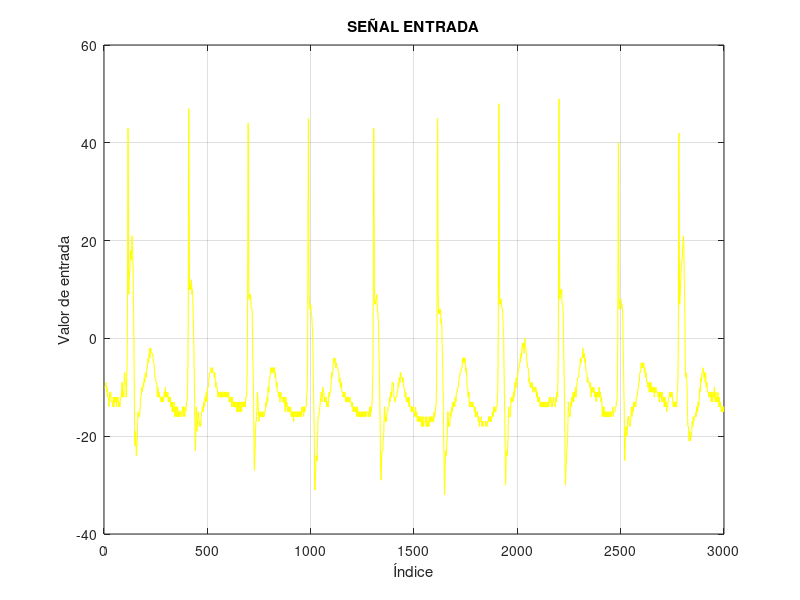
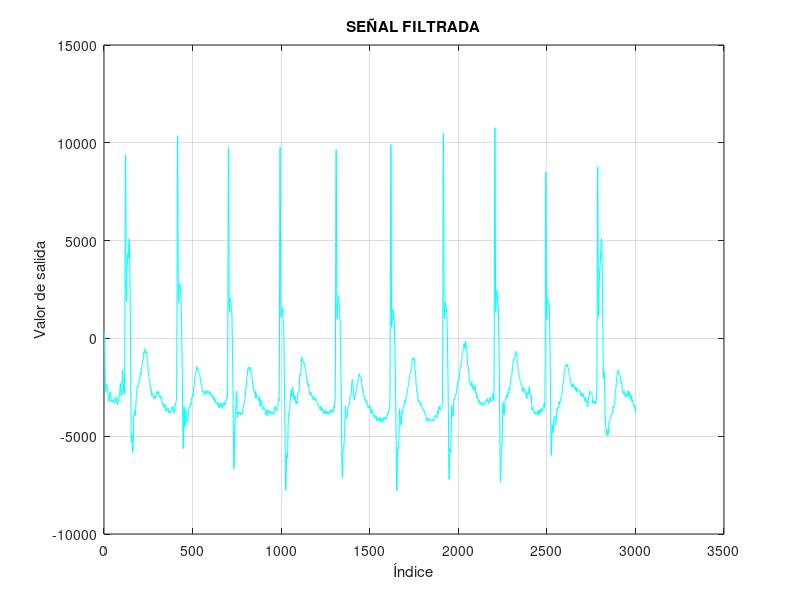

Source code (MATLAB) for these figures, in order:
# ---------------------------------------------------------------------------------------------------------------------------------------------------------------------------------------------------------------------------------------------------------------------------------------------------------------------------------
# SEÑAL DE ENTRADA Y SALIDA .TXT PARA VHDL
# ---------------------------------------------------------------------------------------------------------------------------------------------------------------------------------------------------------------------------------------------------------------------------------------------------------------------------------

# ------------------------------------------------ SEÑAL DE ENTRADA ----------------------------------------------------------------------------------------------------------------------------------------------------------------------------------------------


input=[

-10
-10
-10
-10
-10
-10
-10
-10
-10
-9
-10
-10
-11
-10
-10
-11
-12
-12
-12
-12
-12
-12
-13
-14
-13
-12
-11
-11
-12
-12
-11
-11
-11
-12
-13
-13
-13
-13
-13
-13
-13
-13
-14
-13
-12
-13
-14
-14
-13
-13
-13
-12
-13
-13
-12
-12
-13
-12
-14
-14
-13
-13
-12
-13
-13
-13
-12
-12
-13
-13
-14
-14
-14
-13
-13
-13
-14
-13
-12
-12
-12
-12
-12
-12
-11
-10
-9
-9
-10
-12
-11
-11
-12
-11
-12
-12
-10
-8
-7
-7
-7
-8
-9
-9
-9
-10
-12
-12
-10
-8
-6
-4
0
11
29
43
41
27
14
9
10
12
13
14
14
15
16
17
18
18
17
16
17
19
20
21
20
19
17
16
13
10
6
3
-2
-7
-13
-18
-21
-22
-20
-19
-20
-21
-22
-24
-24
-23
-22
-21
-21
-19
-17
-16
-15
-16
-16
-16
-16
-16
-16
-16
-15
-15
-14
-13
-12
-12
-12
-12
-11
-10
-10
-10
-11
-10
-10
-10
-10
-10
-9
-10
-9
-9
-8
-9
-9
-8
-8
-7
-7
-7
-8
-8
-7
-7
-6
-6
-6
-6
-5
-5
-4
-4
-5
-5
-4
-3
-3
-3
-2
-4
-3
-3
-2
-2
-2
-3
-3
-3
-3
-3
-3
-3
-3
-3
-4
-4
-5
-5
-5
-5
-6
-6
-7
-8
-8
-8
-8
-8
-9
-9
-9
-9
-9
-10
-10
-12
-11
-10
-10
-11
-12
-12
-12
-12
-11
-11
-12
-12
-12
-12
-12
-12
-13
-13
-12
-12
-12
-12
-13
-13
-12
-12
-12
-12
-12
-13
-12
-12
-11
-11
-11
-12
-12
-11
-10
-11
-12
-12
-12
-11
-11
-11
-12
-12
-12
-12
-11
-12
-13
-13
-12
-12
-12
-12
-13
-13
-13
-12
-12
-13
-14
-14
-14
-13
-13
-14
-14
-15
-15
-13
-14
-14
-14
-15
-14
-14
-13
-14
-15
-16
-15
-15
-14
-15
-15
-16
-15
-15
-14
-14
-16
-15
-15
-14
-14
-15
-16
-15
-16
-15
-15
-15
-16
-16
-16
-15
-15
-15
-15
-16
-15
-15
-15
-15
-15
-15
-15
-14
-14
-14
-16
-15
-15
-14
-14
-15
-15
-16
-16
-15
-15
-14
-15
-15
-14
-14
-13
-13
-13
-13
-12
-10
-8
-5
0
12
32
47
45
30
16
10
10
11
10
11
10
10
10
12
12
11
10
9
10
9
9
8
6
4
2
0
-2
-5
-8
-11
-14
-18
-21
-23
-22
-20
-17
-14
-14
-16
-17
-19
-18
-18
-17
-16
-15
-15
-15
-16
-16
-17
-17
-18
-18
-17
-17
-17
-17
-18
-17
-16
-16
-15
-15
-15
-15
-14
-14
-14
-15
-14
-15
-13
-13
-14
-14
-14
-14
-13
-12
-12
-13
-13
-13
-11
-11
-12
-12
-13
-11
-11
-10
-10
-10
-10
-10
-9
-8
-8
-8
-8
-7
-7
-7
-7
-7
-7
-6
-6
-6
-6
-6
-7
-7
-6
-6
-6
-7
-7
-7
-7
-7
-7
-8
-8
-8
-7
-8
-8
-9
-10
-9
-9
-9
-10
-10
-10
-10
-10
-10
-11
-12
-11
-11
-11
-11
-11
-12
-12
-11
-11
-12
-12
-12
-12
-11
-11
-11
-11
-12
-12
-11
-11
-11
-11
-12
-12
-11
-11
-11
-11
-11
-12
-11
-11
-11
-11
-12
-12
-11
-11
-11
-11
-12
-12
-11
-11
-11
-12
-12
-12
-12
-12
-11
-12
-12
-13
-12
-12
-12
-12
-13
-13
-13
-12
-12
-12
-13
-14
-13
-13
-12
-13
-13
-14
-14
-13
-13
-13
-14
-14
-14
-13
-13
-14
-14
-14
-14
-13
-13
-14
-14
-15
-15
-14
-13
-14
-14
-15
-15
-14
-13
-14
-15
-14
-14
-13
-13
-14
-15
-15
-14
-13
-14
-14
-15
-15
-14
-13
-13
-14
-14
-14
-14
-13
-13
-14
-14
-14
-14
-13
-13
-13
-13
-14
-13
-12
-12
-12
-12
-12
-10
-8
-6
-2
9
26
44
44
29
14
8
8
9
9
9
8
8
8
9
8
8
7
6
6
6
6
5
2
0
-3
-6
-8
-10
-14
-17
-22
-26
-27
-26
-24
-23
-21
-19
-18
-17
-17
-17
-16
-15
-14
-13
-11
-11
-12
-13
-14
-15
-16
-16
-17
-16
-16
-15
-15
-16
-16
-16
-16
-15
-15
-16
-16
-16
-15
-15
-16
-16
-16
-16
-16
-15
-16
-16
-16
-16
-15
-15
-15
-15
-15
-15
-14
-13
-14
-14
-14
-13
-13
-12
-12
-13
-13
-12
-10
-11
-10
-11
-10
-9
-8
-8
-8
-8
-8
-7
-7
-6
-6
-6
-7
-6
-6
-6
-6
-7
-7
-7
-6
-6
-6
-6
-7
-6
-7
-6
-7
-7
-8
-8
-7
-8
-9
-9
-10
-10
-10
-9
-10
-11
-11
-11
-11
-11
-11
-12
-12
-11
-11
-11
-11
-13
-13
-12
-12
-12
-11
-12
-12
-12
-12
-12
-12
-13
-13
-13
-12
-13
-13
-13
-13
-13
-12
-12
-12
-14
-15
-14
-14
-13
-12
-13
-14
-13
-13
-13
-13
-14
-15
-15
-15
-14
-14
-14
-15
-15
-15
-14
-15
-15
-15
-15
-15
-14
-15
-16
-16
-16
-16
-15
-16
-16
-16
-15
-15
-15
-15
-16
-17
-16
-15
-15
-15
-15
-16
-16
-15
-15
-15
-16
-16
-15
-16
-15
-15
-16
-16
-16
-16
-15
-15
-16
-16
-15
-16
-15
-15
-16
-16
-16
-15
-15
-16
-16
-16
-16
-15
-14
-14
-15
-15
-15
-14
-14
-14
-15
-16
-15
-15
-14
-15
-15
-15
-15
-14
-14
-14
-14
-14
-13
-12
-12
-11
-10
-9
-5
3
18
36
45
36
20
10
8
8
7
6
6
6
7
7
6
6
5
5
5
4
3
2
2
0
-2
-5
-9
-11
-14
-16
-19
-23
-28
-31
-31
-30
-29
-27
-26
-25
-24
-25
-25
-24
-25
-23
-21
-19
-17
-16
-16
-16
-16
-16
-15
-15
-15
-14
-14
-13
-13
-12
-12
-11
-11
-11
-11
-12
-13
-12
-11
-11
-10
-10
-11
-11
-11
-11
-12
-12
-13
-13
-13
-12
-12
-12
-13
-12
-12
-13
-13
-14
-14
-13
-13
-13
-13
-14
-14
-13
-12
-12
-11
-12
-12
-11
-11
-11
-11
-11
-11
-10
-9
-8
-7
-8
-8
-8
-7
-7
-7
-6
-5
-5
-4
-4
-4
-5
-5
-5
-5
-4
-5
-5
-6
-5
-5
-5
-5
-6
-6
-6
-6
-6
-6
-6
-7
-7
-7
-7
-8
-9
-9
-9
-9
-8
-9
-10
-10
-10
-9
-10
-9
-10
-11
-11
-11
-11
-11
-12
-12
-12
-11
-11
-11
-12
-12
-12
-11
-11
-12
-12
-13
-12
-12
-12
-12
-13
-13
-13
-12
-12
-12
-13
-13
-13
-12
-13
-13
-13
-13
-13
-12
-12
-13
-13
-13
-13
-13
-13
-13
-14
-14
-14
-14
-13
-14
-14
-15
-14
-14
-14
-14
-15
-15
-15
-14
-14
-15
-15
-15
-15
-14
-14
-14
-15
-16
-15
-15
-14
-14
-16
-16
-15
-15
-15
-15
-16
-16
-16
-15
-15
-16
-16
-16
-15
-15
-15
-15
-16
-16
-16
-16
-15
-15
-16
-16
-16
-15
-15
-15
-16
-16
-16
-15
-15
-16
-16
-16
-16
-15
-15
-15
-16
-16
-15
-15
-15
-15
-15
-15
-15
-15
-15
-15
-16
-15
-16
-15
-14
-15
-16
-16
-15
-14
-14
-14
-15
-14
-14
-13
-12
-10
-9
-7
-1
11
30
43
42
27
14
8
7
7
7
7
7
8
8
8
8
9
9
8
7
6
6
5
5
4
3
1
-2
-4
-7
-8
-11
-14
-17
-21
-25
-27
-29
-28
-27
-25
-24
-23
-23
-23
-23
-23
-22
-21
-20
-20
-19
-17
-16
-14
-14
-15
-16
-17
-16
-16
-17
-16
-17
-17
-16
-15
-15
-15
-15
-15
-14
-14
-14
-14
-14
-14
-13
-13
-12
-12
-13
-12
-12
-12
-11
-12
-11
-12
-11
-10
-9
-9
-9
-9
-9
-9
-9
-10
-11
-12
-12
-12
-12
-13
-13
-13
-12
-12
-12
-12
-12
-12
-12
-11
-11
-11
-11
-11
-10
-10
-9
-10
-10
-9
-9
-8
-9
-8
-9
-8
-7
-8
-7
-8
-8
-8
-8
-8
-8
-8
-8
-9
-8
-8
-9
-9
-10
-10
-10
-10
-10
-11
-11
-12
-11
-11
-11
-11
-12
-13
-13
-12
-12
-13
-13
-13
-13
-13
-12
-13
-13
-14
-14
-12
-13
-13
-14
-14
-14
-14
-14
-14
-15
-15
-14
-14
-14
-14
-15
-15
-14
-14
-14
-14
-15
-15
-15
-15
-15
-16
-16
-16
-15
-15
-14
-16
-15
-16
-16
-15
-16
-16
-17
-16
-16
-16
-16
-16
-17
-17
-17
-16
-16
-16
-17
-17
-16
-16
-16
-17
-17
-17
-18
-17
-16
-17
-17
-18
-17
-16
-16
-17
-18
-17
-17
-17
-17
-17
-17
-17
-17
-16
-17
-17
-18
-18
-17
-17
-16
-17
-17
-18
-17
-17
-17
-17
-18
-17
-18
-16
-16
-17
-17
-17
-17
-17
-17
-16
-17
-17
-17
-16
-16
-17
-17
-17
-17
-16
-16
-16
-16
-17
-16
-15
-15
-16
-16
-16
-15
-15
-14
-14
-14
-14
-12
-9
-6
0
13
33
45
41
23
10
5
5
6
6
6
5
6
5
6
6
6
5
4
3
3
4
3
2
-1
-3
-4
-6
-9
-11
-15
-18
-21
-24
-28
-31
-32
-30
-28
-26
-24
-23
-23
-23
-24
-23
-22
-22
-21
-20
-17
-15
-15
-15
-16
-18
-17
-17
-18
-18
-18
-18
-17
-16
-15
-16
-16
-16
-16
-15
-15
-14
-15
-15
-15
-14
-13
-14
-14
-14
-13
-13
-13
-13
-13
-14
-13
-12
-12
-12
-12
-13
-12
-11
-11
-11
-11
-11
-10
-10
-10
-10
-10
-10
-9
-9
-8
-8
-8
-8
-7
-7
-7
-7
-7
-7
-7
-6
-6
-6
-6
-6
-5
-4
-4
-4
-5
-5
-4
-4
-4
-4
-5
-4
-4
-4
-5
-5
-6
-7
-7
-6
-7
-8
-9
-10
-10
-10
-10
-11
-12
-11
-12
-11
-11
-12
-14
-13
-13
-13
-13
-13
-13
-14
-14
-13
-13
-13
-14
-14
-14
-14
-14
-13
-14
-14
-14
-14
-14
-14
-15
-15
-15
-14
-14
-16
-15
-15
-15
-15
-15
-15
-16
-16
-16
-15
-16
-16
-16
-17
-16
-16
-16
-17
-18
-17
-17
-17
-17
-17
-17
-17
-17
-16
-17
-17
-17
-18
-17
-17
-17
-17
-18
-17
-17
-17
-17
-17
-17
-17
-17
-17
-17
-17
-17
-18
-17
-17
-17
-17
-17
-17
-18
-17
-17
-17
-17
-17
-17
-16
-16
-16
-17
-16
-16
-16
-16
-17
-17
-17
-16
-16
-17
-17
-16
-16
-16
-15
-15
-15
-16
-16
-16
-14
-14
-14
-15
-15
-15
-15
-14
-15
-15
-15
-15
-15
-14
-14
-14
-14
-14
-13
-12
-11
-8
-4
5
21
41
48
37
20
9
7
8
8
7
7
7
8
8
7
7
6
6
6
6
6
5
3
2
1
0
-4
-7
-10
-13
-15
-19
-23
-27
-30
-29
-27
-24
-23
-23
-24
-24
-24
-23
-22
-22
-20
-17
-15
-14
-14
-16
-16
-16
-16
-16
-16
-16
-16
-15
-13
-12
-13
-13
-13
-13
-12
-12
-12
-12
-13
-12
-11
-11
-12
-12
-12
-10
-10
-11
-9
-10
-10
-9
-9
-9
-8
-10
-9
-9
-8
-8
-8
-7
-7
-7
-6
-6
-6
-6
-6
-5
-5
-5
-5
-4
-5
-4
-3
-3
-3
-4
-3
-2
-2
-1
-1
-2
-2
-1
-1
-1
-1
-3
-2
-2
-1
0
0
-2
-2
-2
-2
-2
-3
-3
-4
-5
-5
-5
-6
-6
-6
-6
-6
-7
-7
-8
-9
-8
-9
-9
-9
-10
-10
-10
-9
-10
-10
-10
-10
-9
-9
-9
-10
-10
-11
-11
-10
-10
-10
-10
-10
-10
-10
-10
-11
-11
-11
-10
-10
-10
-10
-11
-12
-12
-11
-11
-11
-12
-13
-13
-12
-12
-12
-12
-13
-13
-12
-13
-13
-14
-14
-13
-13
-13
-13
-13
-14
-13
-13
-14
-13
-14
-14
-14
-14
-13
-14
-14
-14
-14
-13
-13
-14
-14
-14
-14
-14
-14
-13
-14
-14
-14
-13
-13
-13
-14
-14
-13
-13
-13
-13
-14
-13
-13
-12
-13
-13
-13
-13
-13
-13
-13
-12
-14
-14
-14
-13
-13
-13
-14
-13
-13
-13
-12
-12
-13
-13
-13
-13
-13
-13
-13
-14
-13
-12
-12
-12
-13
-13
-12
-11
-11
-11
-11
-12
-9
-6
-2
8
26
45
49
35
18
9
8
9
10
10
10
9
10
10
10
10
8
7
7
7
7
6
4
2
-1
-4
-6
-9
-12
-16
-20
-25
-28
-30
-29
-27
-26
-25
-24
-23
-23
-22
-22
-21
-19
-17
-14
-13
-14
-15
-15
-15
-15
-16
-16
-16
-15
-14
-13
-13
-13
-14
-13
-12
-12
-12
-12
-13
-13
-11
-11
-12
-13
-13
-12
-11
-11
-11
-12
-12
-11
-10
-10
-10
-12
-11
-10
-10
-10
-9
-9
-9
-8
-8
-8
-8
-8
-8
-7
-7
-6
-6
-6
-6
-5
-4
-4
-5
-5
-5
-4
-4
-4
-4
-4
-4
-3
-2
-3
-3
-3
-4
-3
-3
-3
-4
-4
-5
-5
-4
-5
-6
-6
-7
-7
-7
-7
-7
-8
-9
-8
-8
-8
-9
-9
-9
-9
-9
-9
-9
-10
-10
-10
-9
-10
-10
-11
-12
-11
-10
-10
-11
-10
-11
-11
-10
-11
-11
-11
-11
-11
-10
-11
-11
-12
-12
-12
-11
-11
-12
-12
-13
-13
-12
-11
-12
-11
-12
-11
-11
-11
-12
-12
-11
-11
-10
-10
-10
-12
-12
-12
-11
-11
-12
-12
-13
-12
-12
-12
-13
-14
-16
-15
-14
-14
-14
-15
-16
-15
-15
-14
-15
-16
-16
-16
-15
-15
-16
-16
-16
-16
-15
-15
-16
-16
-16
-16
-15
-16
-16
-16
-16
-15
-15
-15
-16
-16
-16
-16
-15
-15
-15
-15
-16
-16
-16
-15
-15
-15
-15
-15
-15
-14
-15
-16
-16
-15
-15
-15
-15
-15
-15
-15
-15
-14
-14
-14
-14
-14
-13
-13
-13
-13
-12
-10
-7
-1
12
30
40
33
17
8
6
6
8
8
8
8
8
8
8
8
7
6
7
7
7
6
6
4
2
-1
-4
-6
-9
-12
-14
-19
-24
-25
-23
-21
-19
-19
-19
-18
-19
-19
-19
-20
-20
-19
-18
-17
-17
-16
-17
-17
-16
-17
-17
-18
-18
-18
-18
-18
-17
-17
-17
-16
-15
-14
-15
-15
-16
-15
-14
-14
-14
-15
-15
-14
-13
-13
-13
-14
-14
-14
-13
-13
-13
-13
-14
-13
-12
-12
-12
-12
-12
-12
-11
-11
-11
-10
-10
-10
-9
-9
-9
-9
-9
-7
-7
-7
-7
-7
-7
-6
-5
-6
-6
-6
-6
-6
-5
-5
-6
-6
-6
-6
-5
-5
-6
-6
-7
-6
-6
-7
-7
-7
-8
-8
-7
-8
-8
-9
-9
-9
-9
-9
-10
-10
-10
-10
-9
-10
-10
-11
-10
-10
-9
-9
-10
-11
-10
-10
-9
-10
-10
-11
-10
-10
-10
-10
-11
-11
-11
-10
-10
-10
-11
-11
-12
-11
-10
-10
-11
-11
-11
-11
-10
-11
-11
-11
-11
-11
-11
-11
-11
-11
-12
-11
-11
-11
-11
-12
-13
-12
-11
-11
-12
-12
-12
-12
-11
-11
-12
-12
-13
-12
-11
-12
-12
-12
-13
-13
-12
-12
-13
-13
-14
-13
-12
-12
-12
-14
-14
-13
-13
-13
-13
-14
-15
-14
-14
-14
-14
-14
-13
-13
-12
-12
-12
-12
-12
-12
-11
-11
-11
-11
-12
-12
-11
-12
-11
-12
-12
-12
-11
-12
-12
-13
-13
-14
-14
-13
-13
-14
-14
-13
-13
-13
-13
-14
-14
-13
-13
-13
-13
-14
-14
-13
-12
-11
-11
-10
-8
-5
1
16
35
42
30
15
7
7
8
9
10
11
12
13
14
15
15
16
16
17
18
19
19
19
21
20
20
18
14
12
10
8
3
-2
-7
-8
-7
-7
-7
-7
-8
-9
-10
-11
-14
-16
-18
-18
-18
-18
-19
-20
-21
-20
-19
-19
-19
-20
-20
-21
-20
-20
-20
-20
-20
-19
-18
-17
-17
-17
-18
-17
-16
-17
-17
-17
-17
-16
-16
-16
-16
-16
-16
-16
-16
-15
-16
-15
-15
-14
-14
-15
-14
-15
-15
-14
-13
-14
-14
-14
-13
-12
-11
-11
-10
-11
-11
-10
-9
-8
-8
-8
-9
-8
-7
-7
-7
-7
-7
-7
-6
-7
-7
-7
-8
-8
-7
-7
-8
-8
-9
-8
-7
-8
-9
-10
-10
-9
-9
-9
-10
-11
-11
-11
-11
-11
-11
-12
-12
-11
-11
-11
-11
-11
-12
-12
-11
-12
-12
-13
-12
-12
-11
-12
-12
-12
-13
-12
-11
-11
-12
-12
-12
-12
-10
-11
-11
-12
-13
-12
-11
-11
-11
-12
-13
-13
-12
-12
-13
-13
-13
-12
-11
-12
-13
-13
-14
-13
-12
-13
-13
-13
-14
-13
-13
-14
-14
-14
-15
-14
-14
-14
-14
-15
-15
-15
-14
-14
-14
-15
-14
-14

];


figure(1)
plot(input, 'yellow', 'LineWidth', 0.75);
title('SEÑAL ENTRADA');
xlabel('Índice');
ylabel('Valor de entrada');
grid on;

# ------------------------------------------------ SEÑAL DE SALIDA -------------------------------------------------------------------------------------------------------------------------------------------------------------------------------------------------------------------------------------------------------------------------------

output=[

150
280
210
-170
-830
-1610
-2270
-2650
-2720
-2605
-2453
-2433
-2387
-2361
-2369
-2397
-2425
-2462
-2515
-2593
-2691
-2815
-2902
-2934
-2937
-2982
-3092
-3204
-3222
-3131
-2988
-2851
-2771
-2749
-2742
-2724
-2725
-2778
-2900
-3057
-3176
-3221
-3200
-3174
-3194
-3223
-3216
-3184
-3166
-3177
-3217
-3280
-3307
-3282
-3209
-3128
-3072
-3061
-3028
-2986
-2997
-3062
-3168
-3269
-3299
-3246
-3179
-3131
-3084
-3074
-3046
-3013
-3022
-3100
-3238
-3360
-3395
-3356
-3305
-3270
-3238
-3205
-3140
-3049
-2967
-2937
-2949
-2945
-2834
-2609
-2395
-2278
-2287
-2429
-2611
-2749
-2846
-2915
-2948
-2904
-2739
-2416
-2039
-1749
-1623
-1686
-1836
-2004
-2205
-2448
-2694
-2854
-2873
-2795
-2685
-2363
-1299
953
4192
7426
9391
9342
7491
4870
2760
1894
2123
2760
3264
3542
3750
3990
4201
4287
4247
4144
4130
4281
4583
4899
5094
5071
4839
4439
3930
3314
2600
1740
698
-548
-1950
-3354
-4486
-5158
-5335
-5177
-4956
-4918
-5122
-5461
-5739
-5837
-5766
-5569
-5284
-4926
-4548
-4184
-3898
-3745
-3731
-3808
-3897
-3945
-3955
-3930
-3885
-3775
-3598
-3378
-3176
-3035
-2945
-2868
-2770
-2656
-2547
-2474
-2457
-2475
-2506
-2491
-2455
-2417
-2395
-2358
-2284
-2218
-2168
-2146
-2128
-2081
-1996
-1871
-1779
-1742
-1791
-1852
-1858
-1795
-1685
-1569
-1489
-1439
-1359
-1243
-1148
-1098
-1097
-1105
-1090
-980
-840
-712
-670
-705
-750
-728
-652
-570
-524
-535
-621
-700
-753
-760
-732
-704
-696
-721
-794
-910
-1027
-1130
-1195
-1230
-1282
-1392
-1547
-1729
-1865
-1943
-1980
-2012
-2050
-2098
-2151
-2166
-2200
-2295
-2440
-2578
-2640
-2629
-2593
-2592
-2680
-2813
-2923
-2932
-2867
-2799
-2784
-2824
-2868
-2906
-2950
-2988
-3032
-3072
-3057
-3004
-2967
-2967
-3004
-3057
-3072
-3017
-2960
-2929
-2953
-3007
-3027
-2962
-2855
-2768
-2748
-2765
-2778
-2747
-2701
-2683
-2723
-2800
-2857
-2851
-2789
-2733
-2761
-2830
-2874
-2883
-2884
-2910
-2966
-3034
-3050
-3017
-2967
-2954
-3011
-3080
-3095
-3061
-3035
-3075
-3179
-3294
-3360
-3346
-3287
-3296
-3370
-3468
-3528
-3507
-3444
-3402
-3425
-3460
-3470
-3416
-3354
-3369
-3473
-3603
-3707
-3707
-3662
-3611
-3634
-3701
-3722
-3681
-3616
-3576
-3597
-3625
-3621
-3587
-3543
-3543
-3614
-3731
-3783
-3776
-3727
-3717
-3763
-3829
-3855
-3827
-3758
-3699
-3677
-3698
-3723
-3726
-3698
-3682
-3675
-3666
-3613
-3536
-3485
-3503
-3572
-3633
-3649
-3600
-3523
-3512
-3586
-3734
-3823
-3825
-3756
-3667
-3612
-3577
-3545
-3475
-3378
-3307
-3268
-3262
-3228
-3179
-3147
-2834
-1624
949
4583
8171
10361
10350
8377
5493
3055
1871
1813
2164
2410
2486
2542
2662
2766
2787
2716
2566
2429
2349
2309
2202
1955
1577
1111
610
62
-509
-1145
-1882
-2746
-3692
-4606
-5319
-5638
-5453
-4878
-4162
-3648
-3502
-3714
-4094
-4431
-4550
-4430
-4166
-3895
-3688
-3617
-3643
-3767
-3949
-4131
-4263
-4328
-4305
-4254
-4215
-4208
-4222
-4222
-4152
-4008
-3860
-3737
-3655
-3592
-3536
-3476
-3473
-3496
-3510
-3488
-3428
-3345
-3312
-3347
-3407
-3396
-3316
-3166
-3075
-3063
-3067
-3050
-2976
-2897
-2851
-2877
-2932
-2935
-2844
-2671
-2524
-2459
-2438
-2416
-2325
-2211
-2080
-1969
-1886
-1826
-1776
-1740
-1715
-1701
-1676
-1625
-1532
-1453
-1437
-1481
-1553
-1593
-1580
-1547
-1526
-1541
-1597
-1661
-1701
-1715
-1755
-1804
-1862
-1882
-1864
-1868
-1925
-2035
-2157
-2242
-2277
-2279
-2301
-2344
-2393
-2418
-2434
-2479
-2561
-2667
-2745
-2756
-2722
-2700
-2716
-2758
-2800
-2807
-2805
-2827
-2867
-2904
-2917
-2858
-2754
-2695
-2708
-2760
-2813
-2813
-2760
-2723
-2723
-2760
-2813
-2828
-2773
-2716
-2685
-2694
-2735
-2747
-2722
-2716
-2736
-2775
-2813
-2813
-2760
-2723
-2723
-2760
-2798
-2800
-2767
-2746
-2761
-2832
-2909
-2942
-2903
-2864
-2857
-2900
-2956
-2984
-2979
-2960
-2967
-3026
-3095
-3123
-3067
-3005
-2984
-3043
-3140
-3211
-3206
-3144
-3110
-3138
-3223
-3294
-3301
-3270
-3249
-3277
-3311
-3339
-3333
-3300
-3302
-3340
-3377
-3377
-3325
-3259
-3266
-3372
-3488
-3559
-3535
-3441
-3377
-3404
-3467
-3516
-3522
-3476
-3436
-3438
-3434
-3400
-3335
-3288
-3319
-3414
-3508
-3513
-3454
-3392
-3404
-3482
-3544
-3528
-3431
-3317
-3281
-3312
-3362
-3377
-3340
-3287
-3287
-3340
-3392
-3405
-3346
-3257
-3211
-3217
-3231
-3218
-3155
-3079
-3038
-3022
-3009
-3032
-3053
-2895
-1964
293
3705
7235
9554
9766
7965
5156
2692
1430
1363
1754
2031
2070
2037
2040
2051
2007
1890
1730
1624
1580
1562
1458
1182
686
54
-624
-1262
-1870
-2568
-3458
-4494
-5513
-6298
-6676
-6609
-6215
-5645
-5090
-4659
-4369
-4199
-4105
-4048
-3921
-3672
-3335
-2993
-2756
-2690
-2811
-3065
-3394
-3699
-3921
-4045
-4052
-3968
-3853
-3767
-3762
-3813
-3865
-3865
-3828
-3790
-3788
-3806
-3814
-3806
-3788
-3775
-3815
-3872
-3903
-3894
-3853
-3841
-3866
-3887
-3880
-3834
-3758
-3692
-3682
-3666
-3621
-3539
-3448
-3383
-3365
-3361
-3317
-3223
-3115
-3065
-3062
-3065
-3002
-2876
-2739
-2627
-2551
-2489
-2383
-2221
-2059
-1963
-1924
-1920
-1875
-1759
-1629
-1533
-1491
-1494
-1499
-1487
-1481
-1503
-1562
-1631
-1674
-1631
-1562
-1488
-1468
-1494
-1537
-1560
-1569
-1614
-1680
-1744
-1811
-1846
-1899
-1976
-2122
-2268
-2369
-2400
-2389
-2407
-2472
-2563
-2645
-2690
-2721
-2744
-2788
-2828
-2798
-2732
-2702
-2740
-2843
-2989
-3068
-3046
-2963
-2871
-2822
-2847
-2875
-2893
-2920
-2975
-3024
-3082
-3117
-3127
-3122
-3136
-3162
-3186
-3138
-3033
-2956
-2986
-3126
-3331
-3479
-3485
-3376
-3233
-3136
-3136
-3169
-3173
-3174
-3190
-3274
-3429
-3581
-3632
-3598
-3521
-3480
-3491
-3542
-3590
-3615
-3610
-3624
-3635
-3631
-3607
-3588
-3599
-3692
-3796
-3873
-3900
-3896
-3869
-3859
-3849
-3799
-3713
-3658
-3678
-3781
-3893
-3948
-3893
-3781
-3693
-3671
-3721
-3774
-3776
-3758
-3735
-3745
-3783
-3812
-3802
-3762
-3737
-3768
-3841
-3880
-3865
-3843
-3788
-3768
-3790
-3799
-3787
-3762
-3752
-3781
-3819
-3829
-3806
-3788
-3790
-3843
-3908
-3899
-3804
-3654
-3548
-3523
-3549
-3568
-3540
-3493
-3472
-3531
-3628
-3699
-3709
-3660
-3619
-3609
-3628
-3636
-3590
-3529
-3476
-3444
-3407
-3344
-3236
-3120
-3077
-3151
-3204
-2746
-1096
1918
5572
8570
9773
8855
6458
3758
1839
1078
1118
1352
1475
1534
1593
1614
1566
1469
1361
1241
1135
1017
877
719
461
70
-492
-1196
-1942
-2632
-3279
-4014
-4901
-5894
-6841
-7503
-7760
-7613
-7186
-6688
-6306
-6062
-5970
-6003
-6081
-6094
-5960
-5625
-5138
-4624
-4182
-3908
-3821
-3818
-3844
-3834
-3779
-3688
-3592
-3482
-3371
-3245
-3099
-2958
-2819
-2688
-2639
-2687
-2805
-2932
-3000
-2938
-2788
-2619
-2506
-2482
-2537
-2603
-2679
-2774
-2892
-3022
-3131
-3151
-3112
-3046
-2983
-2945
-2942
-2968
-3043
-3141
-3246
-3322
-3329
-3263
-3211
-3226
-3276
-3337
-3312
-3186
-3033
-2901
-2822
-2802
-2792
-2760
-2729
-2721
-2720
-2716
-2618
-2416
-2175
-1980
-1870
-1843
-1869
-1890
-1853
-1759
-1615
-1457
-1273
-1105
-989
-967
-1038
-1122
-1181
-1188
-1169
-1164
-1192
-1248
-1276
-1271
-1252
-1244
-1290
-1366
-1447
-1470
-1464
-1458
-1481
-1532
-1582
-1642
-1725
-1836
-1982
-2109
-2178
-2179
-2152
-2165
-2226
-2327
-2391
-2386
-2339
-2302
-2341
-2450
-2561
-2647
-2697
-2759
-2810
-2866
-2879
-2838
-2774
-2748
-2774
-2823
-2851
-2830
-2799
-2806
-2862
-2949
-2997
-2994
-2960
-2967
-3026
-3095
-3123
-3082
-3018
-2992
-3003
-3054
-3102
-3127
-3122
-3136
-3162
-3171
-3140
-3083
-3028
-3028
-3068
-3127
-3163
-3172
-3166
-3189
-3270
-3346
-3392
-3384
-3365
-3360
-3388
-3444
-3472
-3467
-3448
-3455
-3514
-3568
-3598
-3577
-3544
-3546
-3584
-3636
-3634
-3562
-3480
-3457
-3531
-3643
-3697
-3674
-3616
-3583
-3607
-3685
-3744
-3742
-3712
-3701
-3743
-3812
-3842
-3821
-3803
-3803
-3821
-3842
-3812
-3743
-3671
-3656
-3730
-3834
-3893
-3880
-3828
-3790
-3788
-3821
-3827
-3799
-3750
-3724
-3750
-3799
-3827
-3821
-3788
-3790
-3828
-3880
-3878
-3821
-3752
-3722
-3743
-3776
-3789
-3764
-3705
-3654
-3632
-3645
-3645
-3647
-3652
-3685
-3748
-3789
-3770
-3710
-3661
-3667
-3718
-3774
-3750
-3681
-3566
-3480
-3476
-3530
-3542
-3454
-3312
-3222
-3217
-2975
-1852
615
4120
7567
9658
9623
7675
4863
2440
1170
982
1303
1607
1761
1841
1929
2033
2127
2160
2115
1984
1789
1584
1428
1344
1250
1070
728
244
-321
-918
-1486
-2039
-2656
-3398
-4301
-5270
-6171
-6808
-7102
-7027
-6684
-6248
-5871
-5642
-5580
-5597
-5601
-5533
-5409
-5233
-5042
-4808
-4499
-4128
-3755
-3512
-3465
-3583
-3786
-3948
-4029
-4045
-4064
-4089
-4092
-4038
-3912
-3788
-3699
-3632
-3600
-3562
-3499
-3448
-3423
-3424
-3412
-3339
-3225
-3113
-3028
-2998
-2983
-2974
-2926
-2877
-2842
-2845
-2844
-2776
-2642
-2465
-2288
-2179
-2117
-2110
-2117
-2164
-2275
-2457
-2652
-2821
-2939
-3024
-3082
-3125
-3138
-3110
-3039
-2960
-2922
-2928
-2934
-2911
-2845
-2782
-2729
-2699
-2652
-2579
-2500
-2419
-2377
-2342
-2312
-2247
-2168
-2117
-2070
-2056
-2015
-1937
-1861
-1812
-1823
-1864
-1927
-1960
-1950
-1954
-1959
-1975
-1990
-1994
-2007
-2052
-2137
-2249
-2348
-2423
-2440
-2472
-2545
-2639
-2733
-2768
-2735
-2688
-2702
-2799
-2919
-3027
-3072
-3077
-3071
-3098
-3140
-3171
-3147
-3093
-3103
-3164
-3231
-3256
-3235
-3192
-3168
-3211
-3298
-3382
-3424
-3438
-3476
-3520
-3560
-3545
-3492
-3455
-3455
-3492
-3545
-3545
-3492
-3440
-3427
-3471
-3547
-3615
-3660
-3720
-3786
-3857
-3868
-3822
-3725
-3636
-3621
-3674
-3749
-3799
-3828
-3856
-3889
-3947
-3975
-3968
-3929
-3890
-3923
-4000
-4086
-4099
-4058
-4009
-3981
-3987
-4005
-4005
-3987
-3951
-3968
-4059
-4167
-4228
-4201
-4150
-4130
-4155
-4169
-4144
-4110
-4064
-4049
-4097
-4166
-4220
-4214
-4170
-4150
-4146
-4141
-4095
-4054
-4064
-4127
-4229
-4298
-4298
-4214
-4114
-4071
-4092
-4161
-4204
-4214
-4193
-4195
-4236
-4255
-4235
-4160
-4077
-4029
-4036
-4105
-4152
-4169
-4125
-4097
-4098
-4088
-4065
-4037
-4017
-4034
-4072
-4124
-4137
-4078
-3989
-3943
-3949
-3948
-3922
-3866
-3813
-3795
-3823
-3855
-3848
-3754
-3639
-3579
-3576
-3583
-3597
-3569
-3141
-1699
1119
4815
8171
9905
9381
6989
3941
1578
564
650
1087
1337
1376
1362
1391
1455
1471
1378
1203
1030
922
901
863
721
433
2
-487
-983
-1492
-2077
-2743
-3508
-4348
-5265
-6209
-7050
-7616
-7800
-7559
-7018
-6377
-5877
-5623
-5567
-5607
-5658
-5674
-5607
-5411
-5081
-4639
-4154
-3766
-3591
-3642
-3841
-4075
-4235
-4333
-4402
-4441
-4415
-4313
-4125
-3938
-3837
-3817
-3859
-3878
-3827
-3720
-3626
-3604
-3600
-3583
-3532
-3461
-3398
-3350
-3333
-3311
-3253
-3191
-3173
-3210
-3244
-3233
-3140
-3036
-2974
-2960
-2972
-2974
-2911
-2820
-2736
-2671
-2624
-2586
-2523
-2472
-2447
-2448
-2436
-2378
-2262
-2145
-2042
-1962
-1899
-1841
-1776
-1725
-1702
-1708
-1714
-1691
-1625
-1562
-1524
-1492
-1440
-1334
-1192
-1070
-1017
-1031
-1077
-1090
-1067
-1028
-1008
-999
-1011
-1006
-988
-1017
-1135
-1301
-1463
-1555
-1597
-1647
-1764
-1946
-2157
-2331
-2453
-2513
-2591
-2689
-2768
-2779
-2766
-2775
-2847
-2986
-3137
-3227
-3244
-3194
-3168
-3202
-3276
-3301
-3288
-3255
-3234
-3249
-3320
-3397
-3430
-3406
-3365
-3338
-3350
-3363
-3381
-3408
-3463
-3527
-3568
-3585
-3584
-3582
-3597
-3634
-3681
-3689
-3667
-3641
-3677
-3756
-3814
-3849
-3844
-3841
-3860
-3904
-3948
-3952
-3951
-3966
-4032
-4118
-4194
-4235
-4214
-4170
-4150
-4146
-4141
-4110
-4067
-4057
-4089
-4148
-4207
-4224
-4216
-4193
-4193
-4201
-4211
-4214
-4186
-4155
-4135
-4133
-4148
-4148
-4133
-4135
-4155
-4186
-4214
-4226
-4214
-4171
-4142
-4142
-4171
-4214
-4226
-4214
-4201
-4183
-4156
-4101
-4052
-3994
-3959
-3949
-3939
-3927
-3921
-3943
-4002
-4056
-4086
-4080
-4060
-4040
-4042
-4048
-4014
-3917
-3787
-3694
-3709
-3778
-3835
-3823
-3731
-3589
-3482
-3472
-3534
-3606
-3643
-3622
-3597
-3609
-3650
-3674
-3656
-3592
-3514
-3476
-3459
-3465
-3466
-3465
-3470
-3383
-2685
-727
2595
6477
9507
10509
9241
6472
3542
1605
999
1219
1585
1768
1821
1852
1858
1795
1670
1556
1511
1520
1504
1396
1229
993
697
315
-198
-827
-1541
-2294
-3055
-3897
-4857
-5888
-6746
-7203
-7153
-6712
-6158
-5753
-5621
-5687
-5800
-5863
-5796
-5583
-5217
-4705
-4149
-3695
-3448
-3443
-3616
-3812
-3931
-3975
-3992
-3996
-3942
-3780
-3539
-3289
-3122
-3064
-3084
-3118
-3087
-3013
-2967
-2973
-2972
-2946
-2890
-2852
-2847
-2838
-2836
-2788
-2665
-2532
-2438
-2393
-2380
-2324
-2239
-2180
-2177
-2184
-2214
-2222
-2172
-2076
-1969
-1861
-1784
-1693
-1604
-1534
-1494
-1464
-1419
-1381
-1316
-1245
-1204
-1175
-1131
-1039
-925
-847
-807
-800
-778
-706
-564
-423
-338
-322
-352
-330
-292
-275
-308
-408
-517
-511
-391
-237
-136
-147
-258
-383
-479
-518
-552
-645
-800
-969
-1127
-1256
-1352
-1409
-1434
-1449
-1466
-1528
-1634
-1784
-1935
-2043
-2109
-2158
-2233
-2300
-2363
-2400
-2395
-2405
-2417
-2423
-2401
-2342
-2258
-2202
-2252
-2374
-2512
-2605
-2612
-2559
-2485
-2434
-2397
-2397
-2419
-2472
-2551
-2622
-2650
-2607
-2508
-2423
-2430
-2540
-2690
-2796
-2806
-2767
-2755
-2806
-2921
-3040
-3078
-3032
-2982
-2952
-2976
-3021
-3061
-3109
-3179
-3253
-3309
-3329
-3276
-3204
-3173
-3167
-3210
-3242
-3248
-3255
-3274
-3323
-3369
-3399
-3386
-3363
-3368
-3378
-3384
-3364
-3325
-3287
-3272
-3312
-3386
-3435
-3437
-3393
-3365
-3366
-3371
-3346
-3298
-3262
-3249
-3255
-3288
-3286
-3263
-3224
-3219
-3223
-3228
-3200
-3144
-3101
-3093
-3119
-3180
-3183
-3152
-3113
-3138
-3205
-3288
-3329
-3334
-3303
-3257
-3232
-3250
-3229
-3165
-3075
-3015
-3013
-3068
-3127
-3163
-3187
-3209
-3238
-3259
-3218
-3127
-3043
-3012
-3026
-3050
-3040
-2934
-2829
-2803
-2859
-2998
-3164
-3110
-2253
-1
3566
7443
10182
10770
9101
6114
3248
1614
1351
1805
2243
2408
2435
2460
2472
2420
2270
2065
1883
1790
1757
1704
1509
1106
538
-107
-771
-1425
-2138
-2980
-3998
-5139
-6205
-6973
-7327
-7269
-6921
-6477
-6088
-5817
-5674
-5589
-5513
-5366
-5047
-4552
-3997
-3542
-3293
-3269
-3397
-3570
-3726
-3829
-3900
-3919
-3846
-3656
-3435
-3273
-3206
-3195
-3190
-3125
-3021
-2961
-2967
-2995
-2997
-2940
-2882
-2889
-2950
-3020
-3031
-2949
-2821
-2755
-2767
-2806
-2766
-2664
-2569
-2534
-2561
-2634
-2663
-2603
-2490
-2366
-2257
-2181
-2092
-2007
-1969
-1959
-1960
-1948
-1890
-1774
-1657
-1569
-1502
-1417
-1308
-1184
-1108
-1083
-1109
-1143
-1143
-1087
-1023
-998
-982
-937
-855
-734
-658
-652
-704
-761
-795
-777
-759
-816
-910
-1005
-1092
-1129
-1167
-1244
-1375
-1523
-1644
-1691
-1710
-1760
-1844
-1920
-1985
-2018
-2035
-2057
-2100
-2164
-2202
-2196
-2190
-2228
-2292
-2350
-2370
-2352
-2356
-2428
-2551
-2666
-2728
-2695
-2599
-2539
-2514
-2539
-2586
-2608
-2614
-2646
-2674
-2670
-2644
-2605
-2585
-2650
-2757
-2844
-2879
-2845
-2784
-2793
-2884
-3000
-3086
-3075
-2989
-2885
-2811
-2752
-2729
-2736
-2754
-2795
-2843
-2834
-2741
-2590
-2475
-2478
-2598
-2740
-2834
-2851
-2827
-2821
-2862
-2934
-2969
-2943
-2936
-3036
-3242
-3471
-3627
-3632
-3567
-3507
-3533
-3613
-3684
-3681
-3639
-3636
-3692
-3774
-3835
-3834
-3803
-3790
-3828
-3865
-3865
-3828
-3775
-3775
-3813
-3852
-3872
-3866
-3856
-3866
-3887
-3865
-3806
-3737
-3694
-3737
-3821
-3893
-3908
-3834
-3730
-3656
-3671
-3743
-3827
-3870
-3842
-3771
-3707
-3652
-3610
-3579
-3588
-3627
-3698
-3766
-3797
-3777
-3720
-3654
-3647
-3673
-3681
-3643
-3577
-3514
-3461
-3416
-3371
-3333
-3313
-3311
-3350
-3453
-3539
-3199
-1804
888
4275
7174
8502
7826
5667
3166
1435
922
1252
1727
1964
2023
2025
1986
1928
1831
1740
1675
1672
1711
1746
1697
1473
1068
531
-124
-797
-1439
-2113
-2947
-3928
-4924
-5674
-5980
-5851
-5407
-4890
-4549
-4427
-4444
-4534
-4658
-4776
-4842
-4814
-4653
-4430
-4219
-4063
-3999
-3986
-4001
-4042
-4112
-4208
-4317
-4416
-4449
-4418
-4367
-4295
-4182
-4020
-3823
-3666
-3600
-3611
-3666
-3684
-3628
-3546
-3500
-3514
-3538
-3513
-3409
-3279
-3215
-3234
-3311
-3367
-3339
-3270
-3226
-3217
-3231
-3218
-3155
-3049
-2967
-2922
-2906
-2911
-2873
-2788
-2699
-2608
-2516
-2425
-2336
-2281
-2254
-2217
-2134
-2015
-1874
-1757
-1709
-1686
-1654
-1587
-1481
-1403
-1392
-1426
-1448
-1432
-1375
-1320
-1335
-1388
-1425
-1425
-1373
-1322
-1327
-1383
-1457
-1527
-1560
-1572
-1626
-1708
-1790
-1844
-1856
-1874
-1931
-2012
-2091
-2164
-2211
-2241
-2309
-2370
-2416
-2408
-2389
-2384
-2427
-2496
-2517
-2459
-2376
-2310
-2336
-2400
-2466
-2459
-2427
-2391
-2399
-2453
-2496
-2491
-2472
-2479
-2538
-2607
-2635
-2594
-2515
-2476
-2524
-2639
-2724
-2738
-2674
-2593
-2562
-2580
-2617
-2652
-2646
-2621
-2618
-2646
-2677
-2697
-2684
-2671
-2691
-2722
-2750
-2747
-2707
-2688
-2730
-2820
-2902
-2944
-2911
-2850
-2821
-2839
-2874
-2889
-2837
-2786
-2806
-2875
-2942
-2974
-2941
-2875
-2863
-2922
-2995
-3057
-3051
-3036
-3078
-3149
-3214
-3209
-3127
-3037
-3014
-3081
-3190
-3269
-3254
-3211
-3205
-3265
-3384
-3477
-3518
-3510
-3474
-3414
-3339
-3238
-3106
-2990
-2932
-2920
-2921
-2896
-2830
-2739
-2695
-2693
-2747
-2805
-2838
-2833
-2839
-2840
-2848
-2850
-2842
-2827
-2866
-2967
-3127
-3257
-3324
-3338
-3336
-3321
-3310
-3273
-3233
-3211
-3211
-3248
-3301
-3301
-3248
-3211
-3226
-3291
-3350
-3335
-3234
-3095
-2977
-2991
-3073
-2693
-1129
1747
5179
7864
8774
7682
5285
2809
1334
1137
1683
2277
2684
2956
3208
3427
3598
3726
3853
4009
4171
4362
4558
4753
4965
5102
5080
4833
4400
3841
3225
2509
1586
516
-569
-1465
-1961
-2051
-1897
-1743
-1701
-1819
-2047
-2397
-2874
-3414
-3902
-4255
-4435
-4518
-4600
-4732
-4867
-4930
-4884
-4764
-4679
-4692
-4792
-4914
-4979
-4989
-4976
-4951
-4899
-4786
-4604
-4396
-4249
-4167
-4143
-4145
-4133
-4123
-4117
-4118
-4109
-4078
-4002
-3921
-3883
-3891
-3902
-3912
-3894
-3874
-3837
-3761
-3675
-3579
-3501
-3480
-3518
-3571
-3576
-3529
-3456
-3411
-3408
-3382
-3330
-3181
-2953
-2740
-2629
-2606
-2607
-2552
-2401
-2213
-2068
-1986
-1975
-1970
-1920
-1829
-1747
-1687
-1658
-1655
-1627
-1602
-1636
-1715
-1790
-1837
-1831
-1816
-1858
-1914
-1951
-1955
-1931
-1938
-2021
-2166
-2286
-2331
-2294
-2252
-2290
-2412
-2569
-2673
-2705
-2721
-2744
-2788
-2828
-2828
-2773
-2701
-2672
-2686
-2745
-2792
-2832
-2878
-2943
-2984
-2992
-2969
-2900
-2844
-2871
-2941
-2993
-2974
-2905
-2822
-2821
-2852
-2882
-2864
-2764
-2670
-2674
-2774
-2897
-2955
-2904
-2784
-2734
-2778
-2891
-3012
-3072
-3092
-3114
-3117
-3088
-3029
-2937
-2886
-2946
-3074
-3192
-3246
-3200
-3134
-3120
-3144
-3188
-3242
-3255
-3280
-3347
-3424
-3488
-3507
-3469
-3433
-3455
-3514
-3583
-3611
-3585
-3534
-3696
-3853

];

figure(2)
plot(output, 'cyan', 'LineWidth', 0.75);
title('SEÑAL FILTRADA');
xlabel('Índice');
ylabel('Valor de salida');
grid on;
